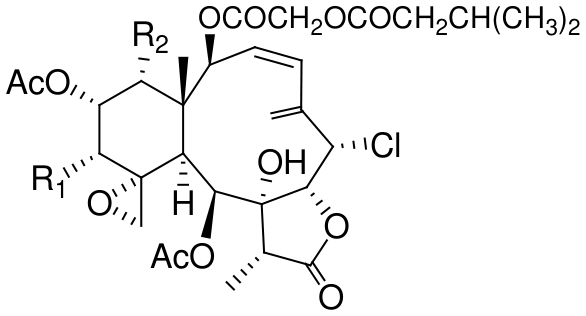
#> input picture backend-v2/tests/fixtures/drawing_check/briarane-dichotella__p2_1.png, 586 x 316 px
$ python -i drawing_check.py   (imports and definitions only)
#> lines starting #> are read from the running program, lines starting #| are printed output that depends on the picture; after the words box and inside, x2 and y2 are one past the last pixel; in counts of white or black regions, pixels touching at a corner belong together
#> further down, picture is the input picture: shape (316, 586, 3); min 0, max 255, mean 242.8
"""The "check this drawing" flag of a crop (phase B item 1, owner decision 2026-11-22).

A crop is flagged when it is not a clean drawing the engines can read: a drawing covered with
NMR marks (HMBC/COSY/NOESY arrows, bold bonds, coloured labels) or an X-ray / 3D picture. The
rule, from MARCUS-training review-feedback/phase-b/MEASURE.md (140 hand-labelled crops: 32/36
annotated drawings and 10/13 X-ray crops flagged, 0/87 clean drawings):

    long curved strokes >= 4  OR  coloured-ink share >= 0.25

Both features come from the crop image only and take milliseconds:
- long curved strokes: skeletonize the ink, remove the straight Hough segments, count the
  leftover parts longer than 10 % of the crop diagonal (arrows and arcs; bonds are straight);
- coloured-ink share: saturated pixels over ink pixels.

A port of the measurement scripts (phase-b/scripts/feat_curves.py, feat_image.py), unchanged.
opencv and scikit-image are in worker-segment's image (the segmenter needs them); where they are
missing (the fake stack's api image) there is no flag.
"""

import logging

import numpy as np

log = logging.getLogger(__name__)

LONG_CURVES_MIN = 4
COLOUR_SHARE_MIN = 0.25


def features(rgb: np.ndarray) -> tuple[int, float]:
    """(long curved strokes, coloured-ink share) of an RGB uint8 crop."""
    import cv2
    from skimage.morphology import skeletonize

    im = np.ascontiguousarray(rgb[:, :, :3], dtype=np.uint8)
    hsv = cv2.cvtColor(im, cv2.COLOR_RGB2HSV)
#> hsv: shape (316, 586, 3); mean H, S, V 0, 0, 242.8
    sat, val = hsv[..., 1], hsv[..., 2]
#> sat: shape (316, 586); every value is 0

    # long curved strokes (feat_curves.py)
    gray = cv2.cvtColor(im, cv2.COLOR_RGB2GRAY)
    ink = (gray < 170) | ((sat > 100) & (val > 60))
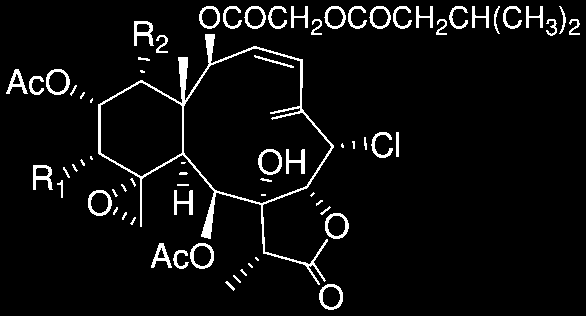
#> ink: shape (316, 586) bool; 5.3% white; 71 white regions (16 under 20 px), largest, box (x1, y1, x2, y2) and area: (98, 34, 334, 285) 3123, (134, 21, 154, 46) 241, (33, 165, 53, 190) 241
    sk = skeletonize(ink).astype(np.uint8)
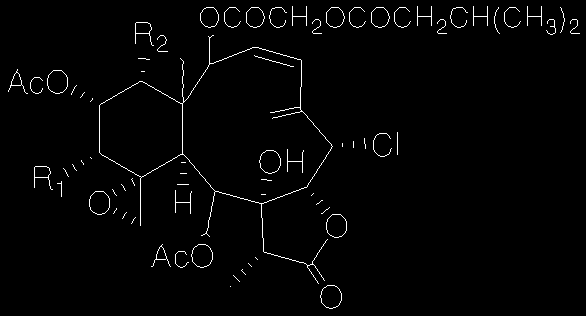
#> sk: shape (316, 586); values 0 (black) and 1 (white), 1.7% white in thin lines or dots
    diag = float(np.hypot(*ink.shape))
#> diag = 665.8
    lines = cv2.HoughLinesP(
        sk * 255, 1, np.pi / 180, threshold=12, minLineLength=max(10, int(0.035 * diag)),
        maxLineGap=2,
    )  # fmt: skip
#> lines = 15 rows, first 6: [182, 154, 182, 103], [254, 55, 293, 66], [206, 233, 214, 192], [269, 51, 300, 59], [183, 154, 205, 179], [140, 225, 140, 176]
    straight = np.zeros_like(sk)
    if lines is not None:
        for x1, y1, x2, y2 in lines.reshape(-1, 4):
            cv2.line(straight, (int(x1), int(y1)), (int(x2), int(y2)), 1, 5)
#> this loop made 15 passes
#> (x1, y1, x2, y2) on passes 1 to 12: (182, 154, 182, 103), (254, 55, 293, 66), (206, 233, 214, 192), (269, 51, 300, 59), (183, 154, 205, 179), (140, 225, 140, 176), (100, 104, 125, 89), (306, 187, 331, 147), (141, 81, 180, 103), (100, 153, 141, 177), (99, 152, 99, 105), (264, 252, 305, 263)
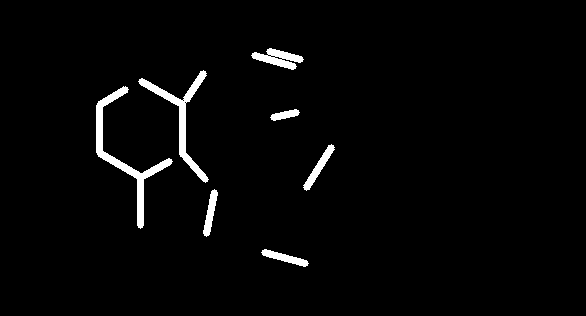
#> straight: shape (316, 586); values 0 (black) and 1 (white), 2.4% white; 7 white regions, largest, box (x1, y1, x2, y2) and area: (96, 86, 173, 229) 1498, (138, 70, 209, 183) 1200, (251, 48, 304, 70) 576
    left = (sk & (1 - straight)).astype(np.uint8)
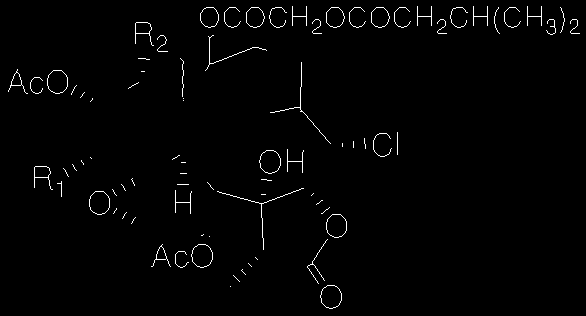
#> left: shape (316, 586); values 0 (black) and 1 (white), 1.4% white in thin lines or dots
    n, _, stats, _ = cv2.connectedComponentsWithStats(left, connectivity=8)
#> n = 82; stats = 82 rows, first 6: [0, 0, 586, 316, 182662], [200, 7, 19, 21, 55], [224, 7, 17, 21, 43], [246, 7, 19, 21, 54], [269, 7, 18, 21, 48], [292, 6, 15, 20, 53]
    long_curves = 0
    for i in range(1, n):
        _, _, w, h, area = stats[i]
        if area >= max(0.10 * diag, 45) and max(w, h) >= max(0.08 * diag, 30):
            long_curves += 1
#> this loop made 81 passes
#> (w, h, area) on passes 1 to 12: (19, 21, 55), (17, 21, 43), (19, 21, 54), (18, 21, 48), (15, 20, 53), (19, 21, 54), (17, 21, 43), (19, 21, 54), (17, 21, 43), (15, 20, 53), (18, 21, 48), (15, 20, 53)
#> after the loop, long_curves = 3

    # coloured-ink share (feat_image.py)
    ink2 = (im.min(axis=2) < 200) | (sat > 80)
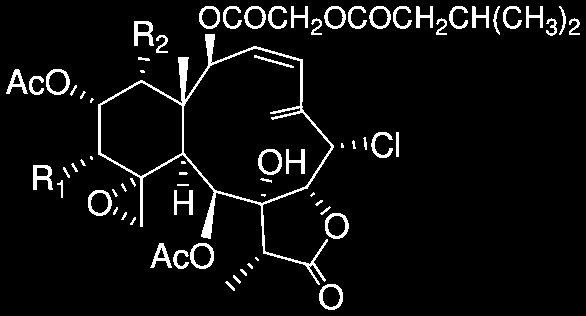
#> ink2: shape (316, 586) bool; 5.8% white; 71 white regions (10 under 20 px), largest, box (x1, y1, x2, y2) and area: (98, 34, 334, 285) 3397, (134, 21, 154, 46) 266, (33, 165, 53, 190) 266
    colour = (sat > 100) & (val > 60)
    share = float(colour.sum() / max(int(ink2.sum()), 1))
#> share = 0
    return long_curves, share


def check_drawing(rgb: np.ndarray) -> bool | None:
    """True: flag the crop ("check this drawing"); None when it cannot be told (the image
    libraries are missing, or the crop is not an image they can read)."""
    try:
        curves, share = features(rgb)
    except ImportError:
        return None
    except Exception:  # noqa: BLE001 - a flag is never worth failing a page for
        log.warning("drawing check failed", exc_info=True)
        return None
    return curves >= LONG_CURVES_MIN or share >= COLOUR_SHARE_MIN

>>> import cv2
>>> picture = cv2.cvtColor(cv2.imread('../../../tests/fixtures/drawing_check/briarane-dichotella__p2_1.png'), cv2.COLOR_BGR2RGB)
>>> result = features(picture)
#> result = (3, 0)

$ run again, on backend-v2/tests/fixtures/drawing_check/cyanobacterium-taveuniamides__p2_1.png
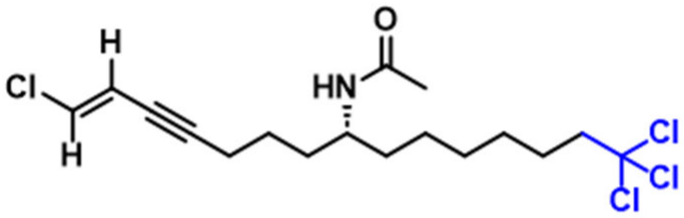
#> input picture backend-v2/tests/fixtures/drawing_check/cyanobacterium-taveuniamides__p2_1.png, 684 x 218 px
#> hsv: shape (218, 684, 3); mean H, S, V 3.5, 2.5, 245.7
#> in features, `ink = (gray < 170) | ((sat > 100) & (val > 60))`:
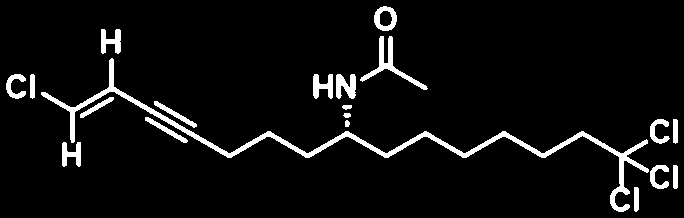
#> ink: shape (218, 684) bool; 5.5% white; 20 white regions, largest, box (x1, y1, x2, y2) and area: (41, 58, 649, 212) 4082, (360, 36, 428, 90) 650, (336, 74, 356, 99) 351
#> sk: shape (218, 684); values 0 (black) and 1 (white), 1% white in thin lines or dots
#> lines = 19 rows, first 6: [111, 87, 229, 155], [232, 154, 267, 134], [270, 134, 307, 155], [584, 134, 646, 170], [393, 69, 426, 88], [72, 109, 72, 141]
#> the loop in features, `for x1, y1, x2, y2 in lines.reshape(-1, 4):` made 19 passes
#> left: shape (218, 684); values 0 (black) and 1 (white), 0.46% white in thin lines or dots
#> n = 24; stats = 24 rows, first 6: [0, 0, 684, 218, 148431], [376, 8, 19, 21, 56], [102, 30, 16, 21, 51], [362, 36, 26, 43, 57], [315, 74, 17, 23, 57], [338, 74, 16, 23, 55]
#> the loop in features, `for i in range(1, n):` made 23 passes
#> (w, h, area) on passes 1 to 8: (19, 21, 56), (16, 21, 51), (26, 43, 57), (17, 23, 57), (16, 23, 55), (17, 20, 40), (2, 20, 20), (28, 16, 28)
#> after the loop in features, `for i in range(1, n):`: long_curves = 0
#> ink2: shape (218, 684) bool; 6.4% white; 19 white regions, largest, box (x1, y1, x2, y2) and area: (41, 58, 670, 212) 4983, (360, 35, 428, 91) 740, (336, 73, 356, 99) 392
#> in features, `colour = (sat > 100) & (val > 60)`:
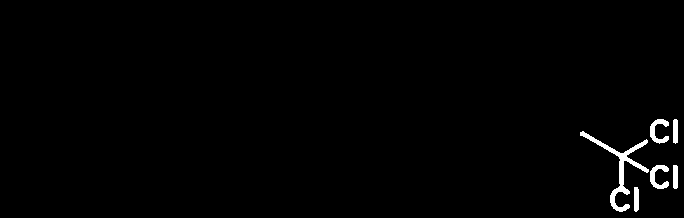
#> colour: shape (218, 684) bool; 1.1% white; 6 white regions, box (x1, y1, x2, y2) and area: (580, 131, 649, 212) 832, (650, 119, 669, 144) 226, (650, 165, 669, 189) 226, (673, 119, 678, 144) 119, (634, 187, 639, 212) 119, (673, 165, 678, 189) 117
#> share = 0.172
#> result = (0, 0.172)

$ run again, on backend-v2/tests/fixtures/drawing_check/cyanobacterium-taveuniamides__p4_0.png
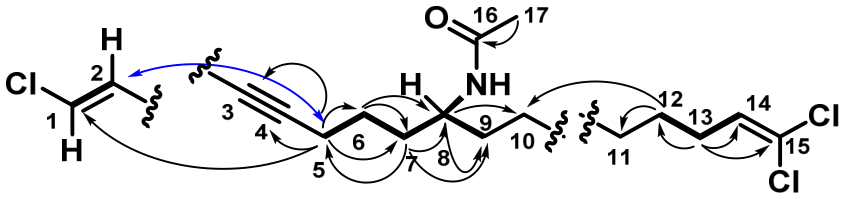
#> input picture backend-v2/tests/fixtures/drawing_check/cyanobacterium-taveuniamides__p4_0.png, 844 x 199 px
#> hsv: shape (199, 844, 3); mean H, S, V 0.5, 0.7, 233.1
#> ink: shape (199, 844) bool; 9.7% white; 54 white regions (1 under 20 px), largest, box (x1, y1, x2, y2) and area: (208, 71, 551, 140) 2860, (596, 112, 808, 167) 1323, (128, 48, 357, 128) 1187
#> sk: shape (199, 844); values 0 (black) and 1 (white), 2.5% white in thin lines or dots
#> lines = [[478, 37, 515, 17], [209, 73, 320, 134], [224, 66, 255, 73]]
#> the loop in features, `for x1, y1, x2, y2 in lines.reshape(-1, 4):` made 3 passes
#> in features, `left = (sk & (1 - straight)).astype(np.uint8)`:
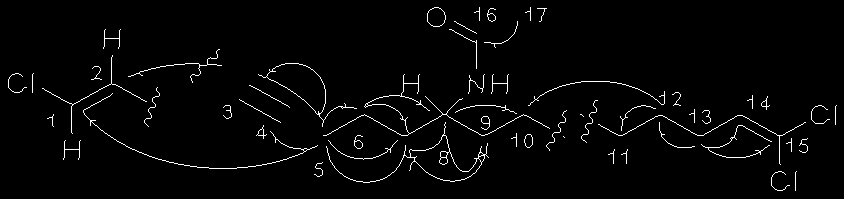
#> left: shape (199, 844); values 0 (black) and 1 (white), 2.3% white in thin lines or dots
#> n = 57; stats = 57 rows, first 6: [0, 0, 844, 199, 164034], [427, 7, 19, 20, 53], [474, 7, 6, 14, 19], [525, 7, 6, 14, 19], [487, 8, 9, 14, 34], [537, 8, 10, 14, 24]
#> the loop in features, `for i in range(1, n):` made 56 passes
#> (w, h, area) on passes 1, 4, 5, 6, 7, 8, 9, 10: (19, 20, 53), (9, 14, 34), (10, 14, 24), (23, 13, 23), (34, 27, 47), (18, 20, 54), (28, 40, 56), (94, 34, 147)
#> after the loop in features, `for i in range(1, n):`: long_curves = 9
#> in features, `ink2 = (im.min(axis=2) < 200) | (sat > 80)`:
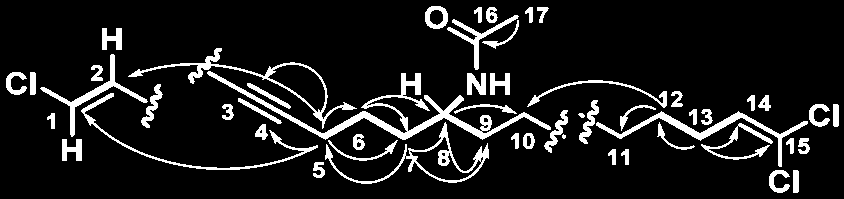
#> ink2: shape (199, 844) bool; 10.5% white; 53 white regions (1 under 20 px), largest, box (x1, y1, x2, y2) and area: (207, 71, 551, 140) 3169, (596, 111, 808, 167) 1382, (128, 48, 357, 129) 1300
#> colour: shape (199, 844) bool; 0.3% white in thin lines or dots, all inside (x1, y1, x2, y2) = (128, 63, 325, 123)
#> share = 0.0284
#> result = (9, 0.0284)

$ run again, on backend-v2/tests/fixtures/drawing_check/cyanobacterium-taveuniamides__p6_2.png
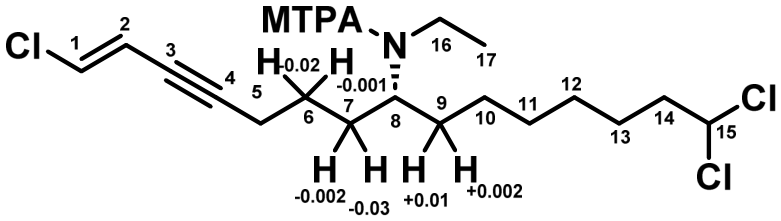
#> input picture backend-v2/tests/fixtures/drawing_check/cyanobacterium-taveuniamides__p6_2.png, 781 x 221 px
#> picture is the input picture: shape (221, 781, 3); min 0, max 255, mean 234.9
#> hsv: shape (221, 781, 3); mean H, S, V 0, 0, 234.9
#> sat: shape (221, 781); every value is 0
#> ink: shape (221, 781) bool; 8.6% white; 83 white regions (9 under 20 px), largest, box (x1, y1, x2, y2) and area: (46, 43, 740, 160) 4605, (263, 6, 289, 33) 519, (384, 32, 406, 59) 412
#> sk: shape (221, 781); values 0 (black) and 1 (white), 1.8% white in thin lines or dots
#> lines = 17 rows, first 6: [126, 45, 260, 122], [84, 57, 119, 36], [350, 123, 394, 97], [664, 97, 708, 123], [397, 98, 440, 123], [261, 122, 307, 95]
#> the loop in features, `for x1, y1, x2, y2 in lines.reshape(-1, 4):` made 17 passes
#> in features, `left = (sk & (1 - straight)).astype(np.uint8)`:
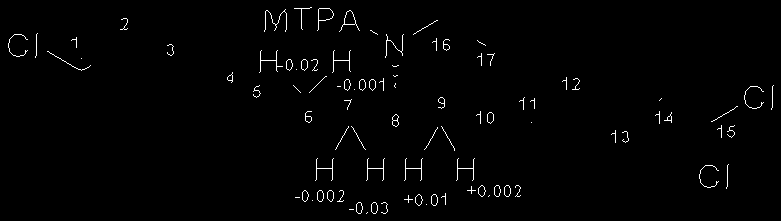
#> left: shape (221, 781); values 0 (black) and 1 (white), 1.3% white in thin lines or dots
#> n = 92; stats = 92 rows, first 6: [0, 0, 781, 221, 170380], [294, 7, 18, 23, 39], [264, 9, 23, 23, 81], [317, 8, 17, 23, 55], [339, 10, 21, 22, 55], [120, 18, 8, 12, 23]
#> the loop in features, `for i in range(1, n):` made 91 passes
#> (w, h, area) on passes 1, 2, 3, 4, 5, 6, 8, 9: (18, 23, 39), (23, 23, 81), (17, 23, 55), (21, 22, 55), (8, 12, 23), (25, 15, 25), (3, 25, 25), (20, 23, 53)
#> after the loop in features, `for i in range(1, n):`: long_curves = 0
#> in features, `ink2 = (im.min(axis=2) < 200) | (sat > 80)`:
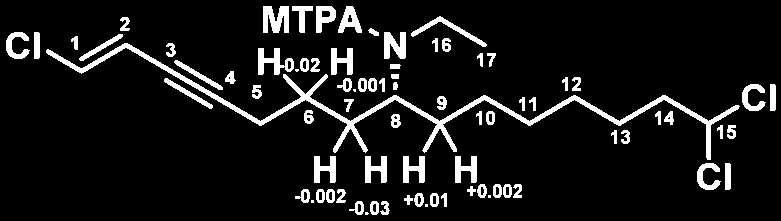
#> ink2: shape (221, 781) bool; 9% white; 79 white regions (6 under 20 px), largest, box (x1, y1, x2, y2) and area: (46, 43, 740, 160) 4857, (263, 6, 289, 33) 531, (258, 48, 294, 75) 473
#> result = (0, 0)
